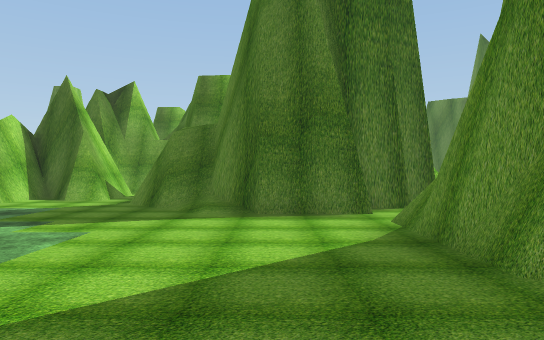
view 1 (above)

24 first-person views from a walk through a 3-D level made in the Unity game engine. The camera is 1.5 m above the floor, looks level and sees 70° across. The floor is counted in squares, 2 m on a side. Each view is taken from the middle of a square. On the plan, view 1 faces up. The plan holds only what a view shows up to about 12 squares ahead; the rest is blank. The place goes on beyond the plan. Some animated figures are not drawn. Some surface patterns are stand-ins.

view 2
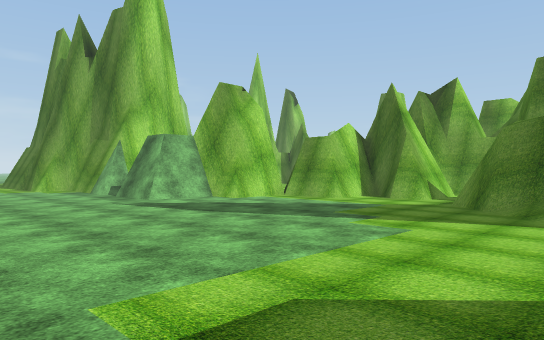

view 3
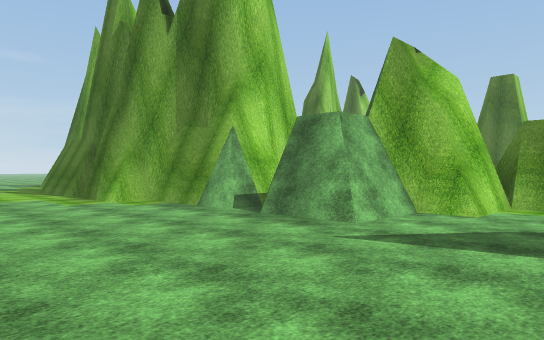

view 4
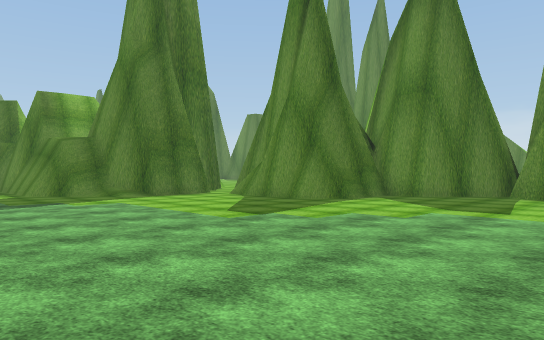

view 5
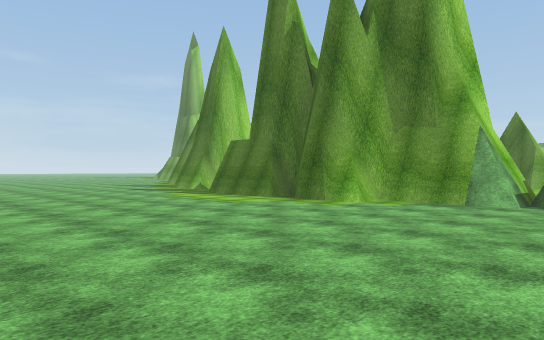

view 6
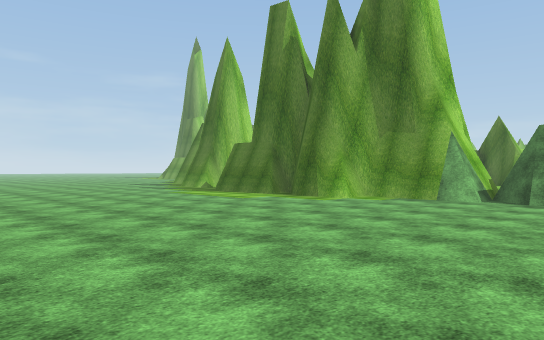

view 7
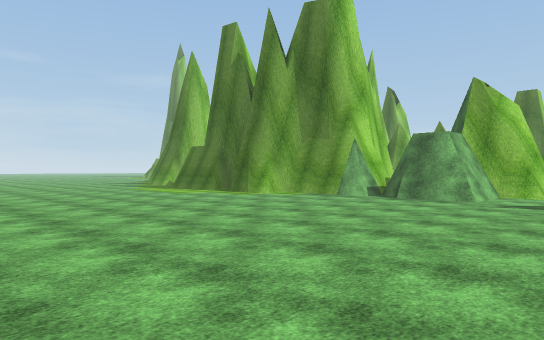

view 8
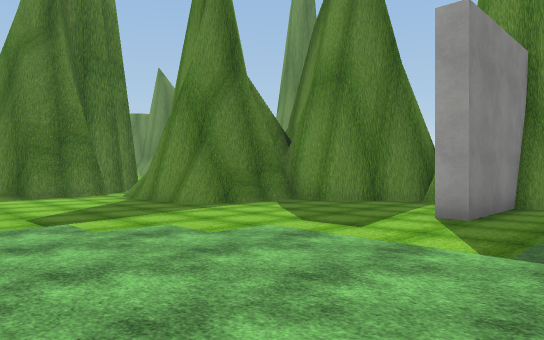

view 9
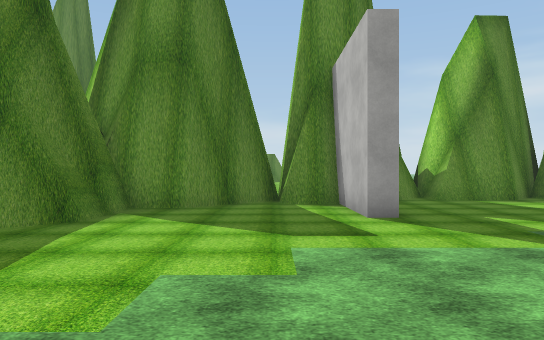

view 10
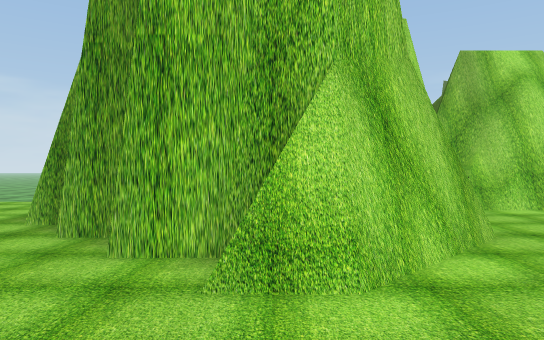

view 11
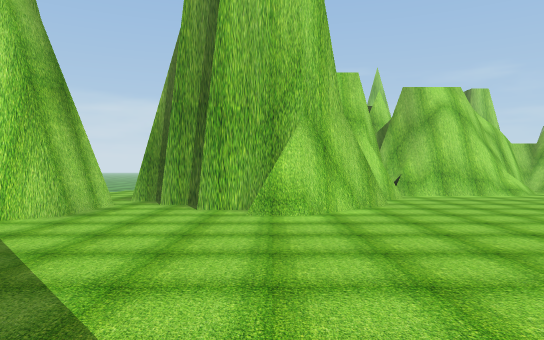

view 12
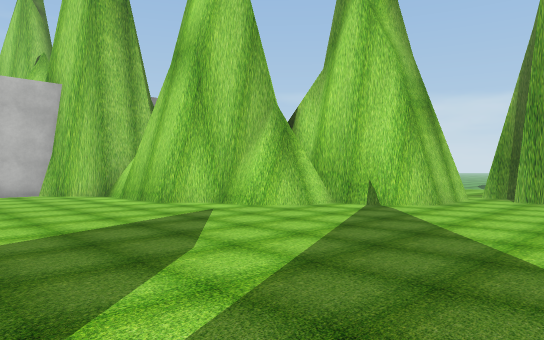

view 13
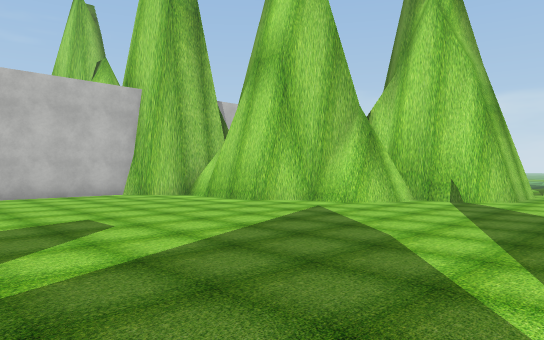

view 14
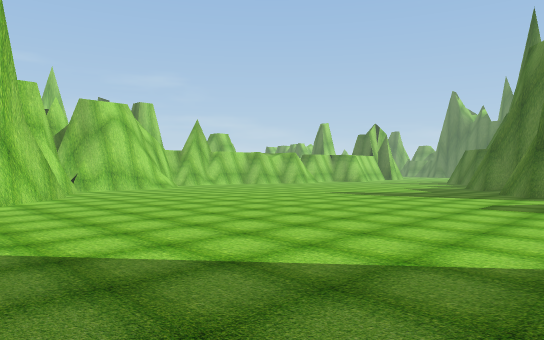

view 15
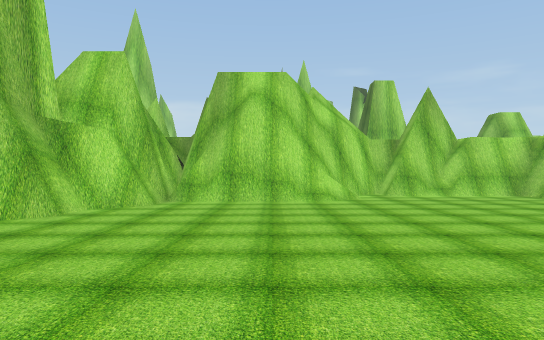

view 16
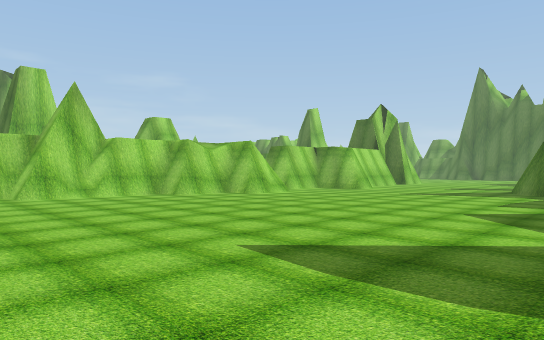

view 17
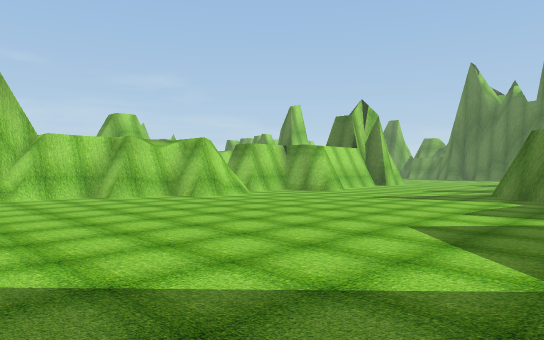

view 18
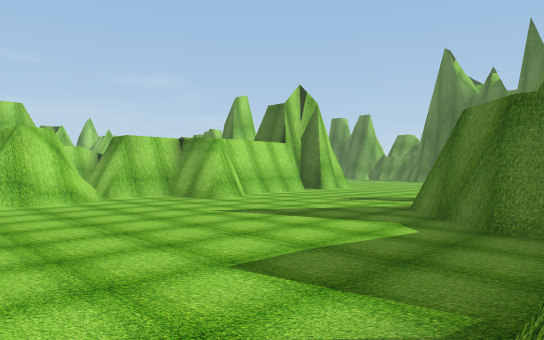

view 19
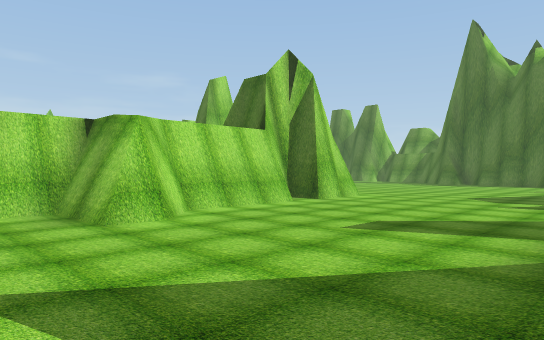

view 20
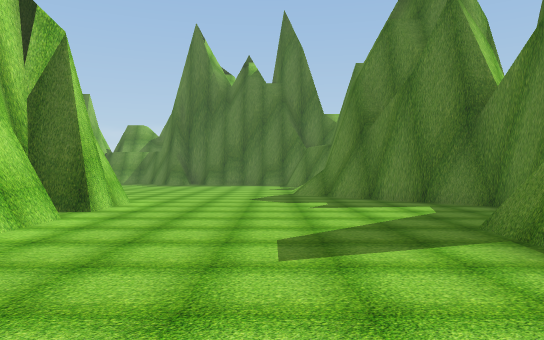

view 21
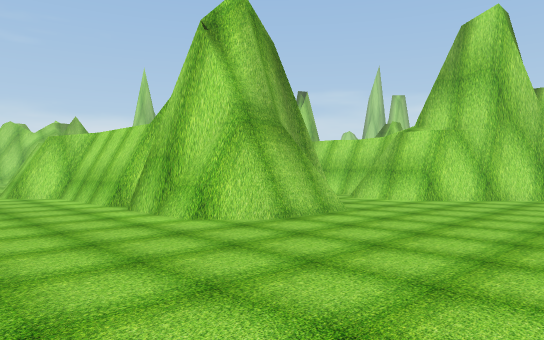

view 22
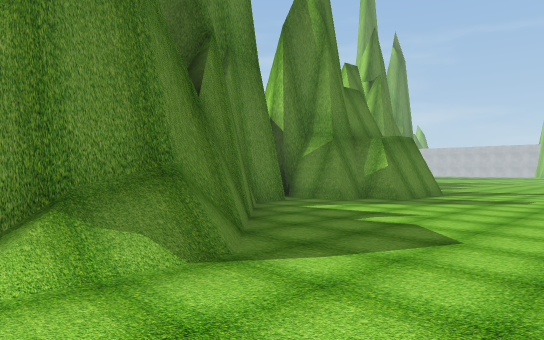

view 23
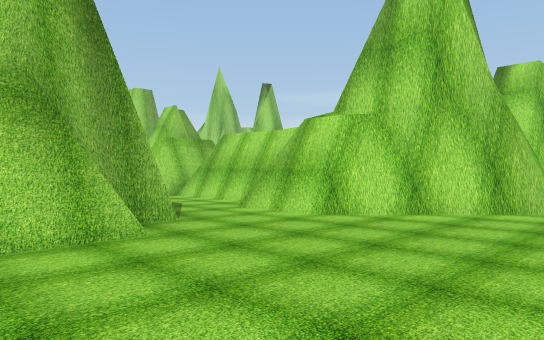

view 24
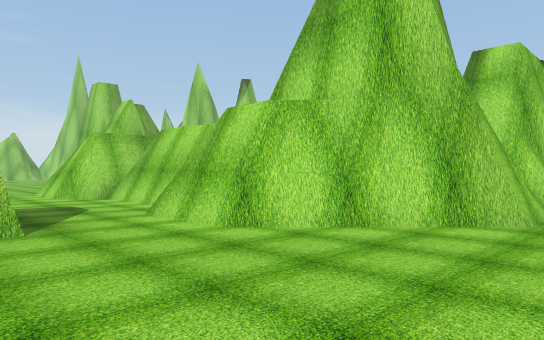

### Floor plan
Key: @ floor where view 1 was taken; # wall or solid block; . floor; / step, stairs or slope; = window, fence, low wall or low ledge.
Columns run from 19 left of view 1 to 15 right of it. Each row starts with its distance up from view 1.
 43              .... ... ..
 42           ............./#
 41        ####............/#
 40           ##............##
 39            ##...##.......##
 38             ##.####.......##
 37            ###.   #........#
 36            ##..   #........#
 35            ##..   #.......###
 34            ##..   #......####
 33            ##..   #......##
 32            ###.   #......##
 31             ##.  ###.....##
 30                  ###......##
 29                 ##.........#
 28                 ##=.........
 27                  ##.........
 26                  ##.........
 25                  #..........#
 24                 ##...........
 23                 #...........
 22                ##.............##
 21                ##............../
 20                ##...............
 19                ##...............
 18                 ##/.............
 17                  ##..............
 16                   #..............
 15                   #..............
 14                  ##..............
 13                ######............
 12               ##    ###...........
 11             ####      ##..........
 10           #######     ##.........
  9           ####..##   ##............
  8           ##.....#####............
  7        #####....../##..............
  6        ####...........###..........
  5  #  #######..........## #.........
  4 #####................#  ###.......
  3 .....................## # #.......
  2 ......................######......
  1 ........................## #......
  0 ...................@.....###.....
 -1 ..........................##.....
 -2 .........................####....
 -3 .......................#### #####
 -4   ............ ...........#
 -5        .. .. .  . .. .....#

Positions as (right, up) in squares from view 1, and headings:
1: (0, 0), facing up
2: (0, 0), facing up-left
3: (-6, 0), facing up-left
4: (-6, -4), facing up-right
5: (-10, -4), facing up-left
6: (-9, -5), facing up-left
7: (-6, -5), facing up-left
8: (-3, -5), facing up-right
9: (-3, -1), facing right
10: (7, 10), facing left
11: (11, 10), facing left
12: (13, 10), facing down-left
13: (15, 9), facing down-left
14: (14, 9), facing up-left
15: (9, 16), facing left
16: (9, 17), facing up-left
17: (9, 19), facing up-left
18: (9, 24), facing up-left
19: (6, 28), facing up-left
20: (3, 29), facing up
21: (3, 43), facing down-left
22: (1, 43), facing down-right
23: (-1, 43), facing down-left
24: (-3, 43), facing down-left
